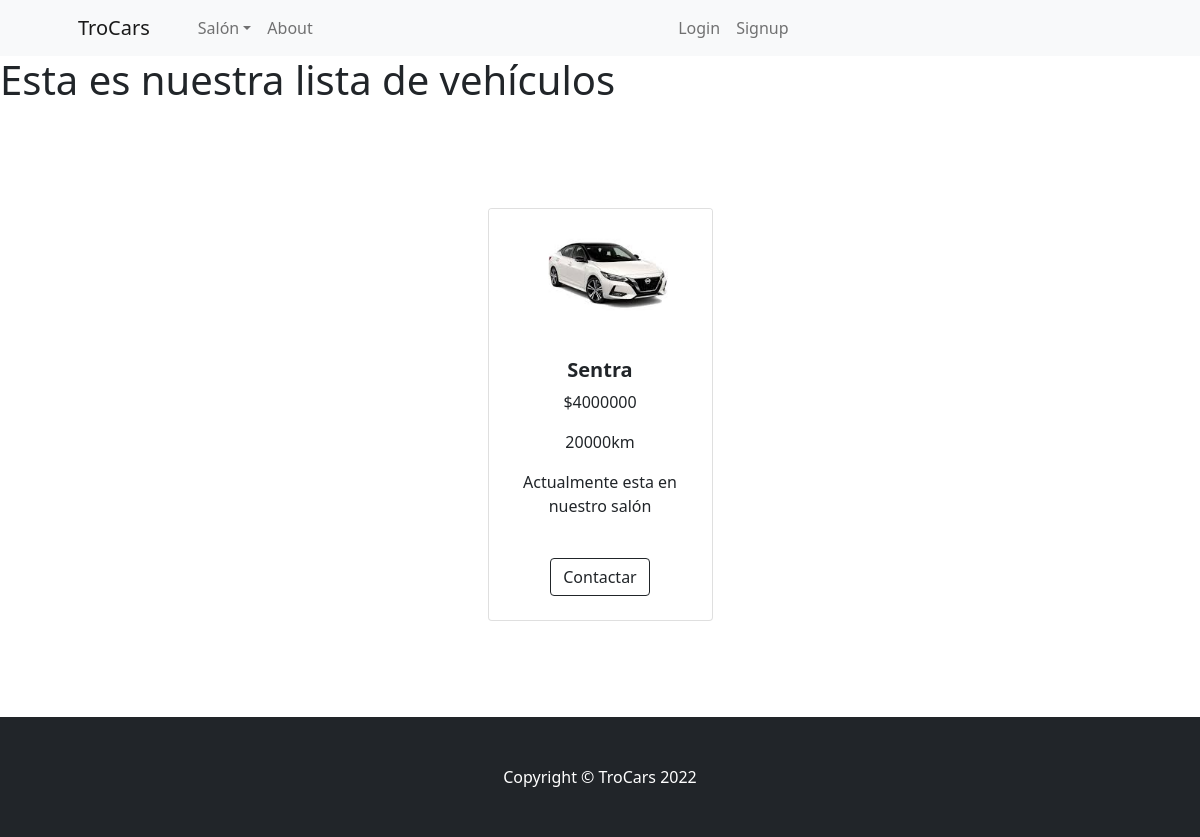
/car/show_car/, run on the app's committed database.
### car/models.py (models this page shows)
class Car(models.Model):
    name=models.CharField(max_length=50)
    plate=models.CharField(max_length=7)
    year=models.IntegerField()
    km=models.IntegerField(default=0)
    price=models.IntegerField()
    contact=models.EmailField()
    contact_name=models.CharField(max_length=50)
    in_house = models.BooleanField(default=True)
    image = models.ImageField(upload_to='car_image', null=False)

### car/views.py (the view)
# urls.py: path('show_car/', show_car),
def show_car(request):
    if 'search' in request.GET:
        search = request.GET['search']
        car = Car.objects.filter(name__ifcontains=search)
    else:
        car= Car.objects.all()
    context = {
        'car':car,
    }
    return render(request, 'car/show_car.html', context=context)

### templates/car/show_car.html (shortened to what this page needs)
{% extends 'base.html' %}
{% block content %}
    <h1>Esta es nuestra lista de vehículos</h1>
    <section class="py-5">
        <div class="container px-4 px-lg-5 mt-5">
            <div class="row gx-4 gx-lg-5 row-cols-2 row-cols-md-3 row-cols-xl-4 justify-content-center">
                {% for car in car %}
                    <div class="col mb-5">
                        <div class="card h-100">
                            <img class="card-img-top" src="{{car.image.url}}" alt="..." />
                            <div class="card-body p-4">
                                <div class="text-center">
                                    <h5 class="fw-bolder">{{car.name}}</h5>
                                    <p>${{car.price}}</p>
                                    <p>{{car.km}}km</p>
                                    {% if car.in_house == True %}
                                        <p>Actualmente esta en nuestro salón</p>
                                    {% else %}
                                        <p>Actualmente, no está en nuestro salón</p>
                                    {% endif %}
                                </div>
                            </div>
                            {% if request.user.is_authenticated %}
                            <div class="card-footer p-4 pt-0 border-top-0 bg-transparent">
                                <div class="text-center"><a class="btn btn-outline-dark mt-auto" href='/car/contact/'>Contactar</a></div>
                            </div>
                            {% else %}
                            <div class="card-footer p-4 pt-0 border-top-0 bg-transparent">
                                <div class="text-center"><a class="btn btn-outline-dark mt-auto" href='/car/error_login/'>Contactar</a></div>
                            </div>
                            {% endif %}
                        </div>
                    </div>
                {% endfor %}
            </div>
        </div>
    </section>
{% endblock %}

### data on the page
Car: image (picture), name "Sentra", price "4000000", km "20000", in_house "Actualmente esta en nuestro salón"
